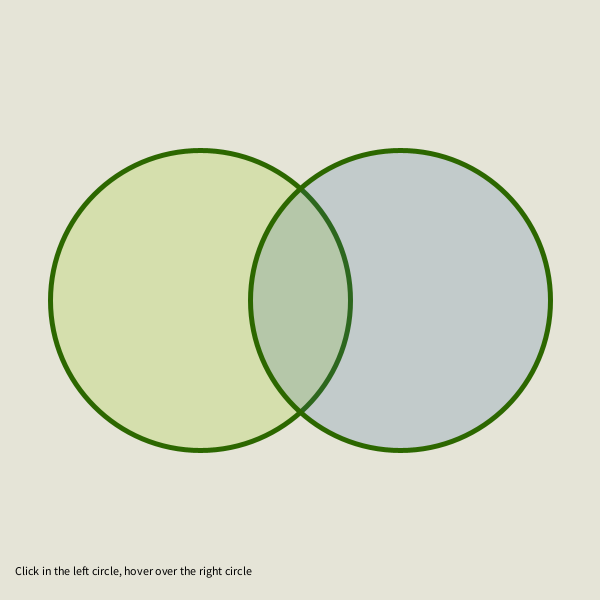
Frame 1 (no input)
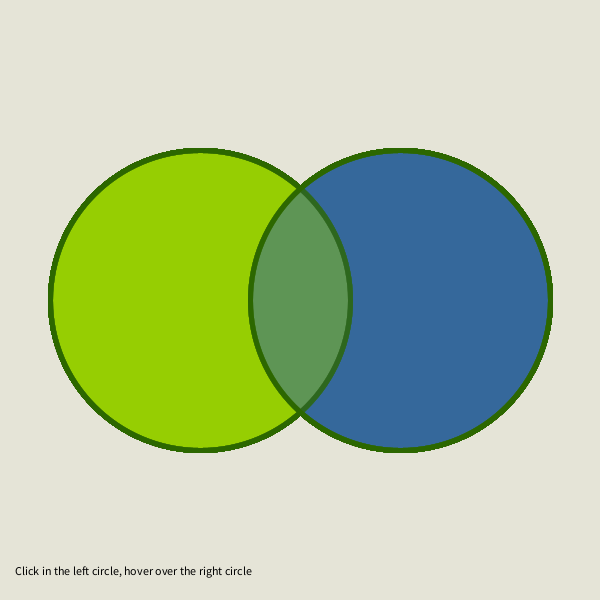
Frame 60 (the mouse pressed at the canvas centre just before this capture)
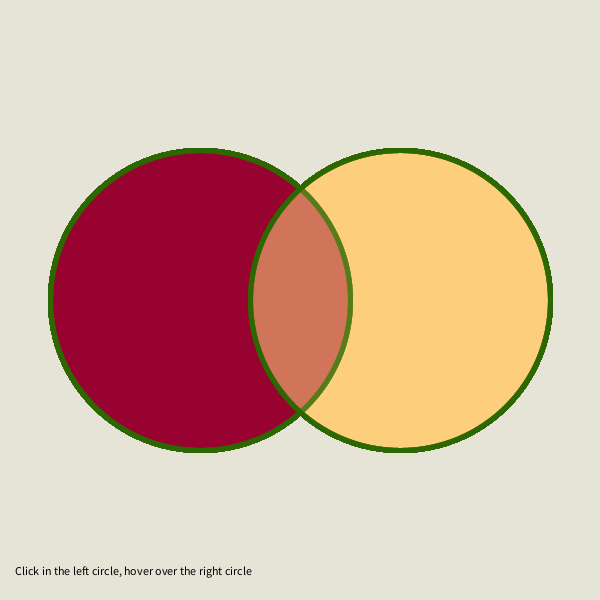
Frame 120 (the mouse held since frame 60 and released just before this capture)

The Processing sketch that drew these frames (run headless with seeded random() and noise(); from frame 60 on, the mouse is pressed at the canvas centre):

// Processing sketch: processing_90450
// ── processing_90450.pde

color[] pallette = {#E5E4D7, #2C6700, #92CD00, #336699, #990033, #FFCF79};

int lf = pallette[2];
int rf = pallette[3];



void setup(){
    size(600, 600);
    smooth();
    background(pallette[0]);
    fill(0);
    text("Click in the left circle, hover over the right circle", 15, 575);
}

void draw(){
    strokeWeight(5);
    stroke(pallette[1]);
    fill(lf, 50);
    ellipse(width/3, height/2, 300, 300);
    fill(rf, 50);
    ellipse(width*2/3, height/2, 300, 300);
//if((mouseX < width/3+150) && (mouseX > width/3-150) && (mouseY < height/2+150) && (mouseY > height/2-150)){
    if(dist(width/3, height/2, mouseX, mouseY) < 150 && mousePressed){
    lf = pallette[4];
    } else {
    lf = pallette[2];
    }
    if(dist(width*2/3, height/2, mouseX, mouseY) < 150){
    rf = pallette[5];
    } else {
    rf = pallette[3];
    }
}
